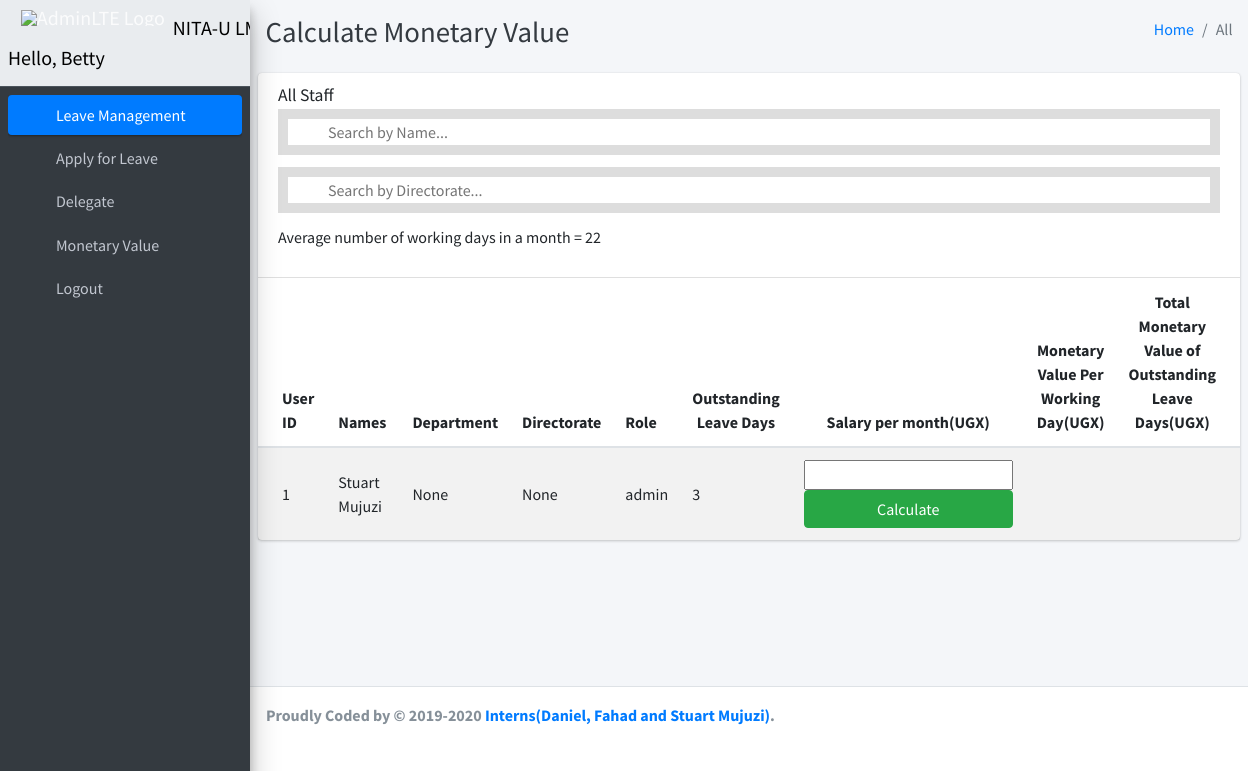
/adminDashboard/monetary_value_selected_employee/1/ (signed in), run on the app's committed database.
### UsersAuth/models.py (models this page shows, shortened)
class Account(AbstractBaseUser, PermissionsMixin):
    email = models.EmailField(verbose_name="email", max_length=60, unique=True)
    first_name = models.CharField(max_length=200, null=False, blank=False)
    last_name = models.CharField(max_length=200, null=False, blank=False)
    department = models.CharField(max_length=1000, null=True, blank=True)
    directorate = models.CharField(max_length=1000, null=True, blank=True)
    role = models.CharField(max_length=200, null=False, blank=False, default='Employee') #There should be only one account with the role Executive Director
    slug = models.SlugField(blank= True, unique=True, default=uuid.uuid4)
    salary = models.IntegerField(null=False, default=0)
    OutstandingLeaveDays = models.IntegerField(null=False, default=0)
    date_joined = models.DateTimeField(verbose_name='date joined', auto_now_add=True)
    last_login = models.DateTimeField(verbose_name='last login', auto_now=True)
    is_line_manager = models.BooleanField(default=False)
    is_director = models.BooleanField(default=False)
    is_executive_director = models.BooleanField(default=False)
    is_admin = models.BooleanField(default=False)
    is_active = models.BooleanField(default=True)
    is_staff = models.BooleanField(default=False)
    is_superuser = models.BooleanField(default=False)
    start_of_month_tracker = models.DateTimeField(auto_now_add=True)
    USERNAME_FIELD = 'email'
    REQUIRED_FIELDS = ['first_name', 'last_name', 'department', 'directorate']
    objects = MyAccountManager()

### adminDashboard/views.py (the view, shortened to what this page needs)
# urls.py: path('monetary_value_selected_employee/<int:pk>/', views.MonetaryValueSelectedEmployee.as_view(), name="monetary_value_selected_employee"),
class MonetaryValueSelectedEmployee(ListView):
    template_name = "adminDashboard/leavemanagement/monetary_value_selected_employee.html"
    def get(self, request, *args, **kwargs):
        account_id = self.kwargs.get('pk')
        selected_employee = get_object_or_404(Account, pk=account_id)
        context = {}
        salary_form = SalaryForm()
        print(account_id)
        print(selected_employee.first_name)
        context['selected_employee'] = selected_employee
        context['salary_form'] = salary_form
        return render(request, self.template_name, context)

### adminDashboard/forms.py
class SalaryForm(forms.ModelForm):
    salary = forms.IntegerField()
    class Meta:
        model = Account
        fields = ['salary']

### adminDashboard/templates/adminDashboard/leavemanagement/monetary_value_selected_employee.html (shortened to what this page needs)
{% extends 'adminDashboard/base.html' %}
{% load static %}
{% block content %}
<div class="content-wrapper">
    <div class="content-header">
        <div class="container-fluid">
            <div class="row mb-2">
                <div class="col-sm-6">
                    <h1 class="m-0 text-dark">Calculate Monetary Value</h1>
                </div>
                <div class="col-sm-6">
                    <ol class="breadcrumb float-sm-right">
                        <li class="breadcrumb-item"><a href="{% url 'adminDashboard:pending' %}">Home</a></li>
                        <li class="breadcrumb-item active">All</li>
                    </ol>
                </div>
            </div>
        </div>
    </div>
    <section class="content">
        <div class="card">
            <div class="card-header">
                <h3 class="card-title" style="padding-right: 20px;">All Staff</h3>
                <div class="card-tools">
                    <button type="button" class="btn btn-tool" data-card-widget="collapse" data-toggle="tooltip"
                            title="Collapse">
                        <i class="fas fa-minus"></i></button>
                    <button type="button" class="btn btn-tool" data-card-widget="remove" data-toggle="tooltip"
                            title="Remove">
                        <i class="fas fa-times"></i></button>
                </div>
                <input type="text" id="searchName" onkeyup="findName()" class="searchBox" placeholder="Search by Name...">
                <input type="text" id="searchDirectorate" onkeyup="findDirectorate()" class="searchBox" placeholder="Search by Directorate...">
            <p>Average number of working days in a month = 22</p>
            </div>
            <div class="card-body p-0">
                <table class="table table-striped projects" id="myTable">
                    <thead>
                    <tr>
                        <th style="width: 5%">
                            User ID
                        </th>
                        <th style="width: 20%">
                            Names
                        </th>
                        <th style="width: 10%">
                            Department
                        </th>
                        <th style="width: 10%">
                            Directorate
                        </th>
                        <th>
                            Role
                        </th>
                        <th style="width: 8%" class="text-center">
                            Outstanding Leave Days
                        </th>
                        <th style="width: 8%" class="text-center">
                            Salary per month(UGX)
                        </th>
                        <th style="width: 8%" class="text-center">
                            Monetary Value Per Working Day(UGX)
                        </th>
                        <th style="width: 8%" class="text-center">
                            Total Monetary Value of Outstanding Leave Days(UGX)
                        </th>
                    </tr>
                    </thead>
                    <tbody>
                    <tr>
                        <td>
                            {{selected_employee.pk}}
                        </td>
                        <td>
                            <a>
                                {{selected_employee.first_name}} {{selected_employee.last_name}}
                            </a>
                        </td>
                        <td>
                            <ul class="list-inline">
                                <li class="list-inline-item">
                                    {{selected_employee.department}}
                                </li>
                            </ul>
                        </td>
                        <td>
                            <ul class="list-inline">
                                <li class="list-inline-item">
                                    {{selected_employee.directorate}}
                                </li>
                            </ul>
                        </td>
                        <td class="project_progress">
                            {{selected_employee.role}}
                        </td>
                        <td class="project_progress">
                            {{selected_employee.OutstandingLeaveDays}}
                        </td>
                        <td class="project_progress" style="width: 8%">
                                <form method="post">
                                {{salary_form.salary}}
                                <button type="submit" class=" btn btn-success btn-block">Calculate</button>
                                </form>
                        </td>
                        <td class="project_progress">
                        </td>
                        <td class="project_progress">
                        </td>
                    </tr>
                    </tbody>
                </table>
            </div>
        </div>
    </section>
</div>
{% endblock content %}

### adminDashboard/templates/adminDashboard/base.html (shortened to what this page needs)
{% load static %}
<!DOCTYPE html>
<html>
<head>
  <link rel="stylesheet" href="https://code.ionicframework.com/ionicons/2.0.1/css/ionicons.min.css">
  <link rel="stylesheet" href="{% static 'adminDashboard/plugins/fontawesome-free/css/all.min.css'%}">
  <link rel="stylesheet" href="{% static 'adminDashboard/plugins/tempusdominus-bootstrap-4/css/tempusdominus-bootstrap-4.min.css'%}">
  <link rel="stylesheet" href="{% static 'adminDashboard/plugins/icheck-bootstrap/icheck-bootstrap.min.css'%}">
  <link rel="stylesheet" href="{% static 'adminDashboard/plugins/jqvmap/jqvmap.min.css'%}">
  <link rel="stylesheet" href="{% static 'adminDashboard/dist/css/adminlte.min.css'%}">
  <link rel="stylesheet" href="{% static 'adminDashboard/plugins/overlayScrollbars/css/OverlayScrollbars.min.css'%}">
  <link rel="stylesheet" href="{% static 'adminDashboard/plugins/daterangepicker/daterangepicker.css'%}">
  <link rel="stylesheet" href="{% static 'adminDashboard/plugins/summernote/summernote-bs4.css'%}">
</head>
<body class="hold-transition sidebar-mini layout-fixed">
<div class="wrapper">
{% load static %}
<aside class="main-sidebar sidebar-dark-primary elevation-4">
    <a href="#" class="brand-link " style="background-color:#E9ECEF;">
        <img src="{% static 'essential/logo.png' %}" alt="AdminLTE Logo" class="brand-image  "
             style="">
        <span class="brand-text font-weight-heavy" style="color:black;">NITA-U LMS</span>
        <div>
            <span class="brand-text font-weight-heavy"
                  style="color:black;">Hello,  {{ request.user.first_name }} </span>
        </div>
    </a>
    <div class="sidebar">
        <nav class="mt-2">
            <ul class="nav nav-pills nav-sidebar flex-column" data-widget="treeview" role="menu" data-accordion="false">
                <li class="nav-item has-treeview">
                    <a href="#" class="nav-link active">
                        <i class="nav-icon fas fa-th"></i>
                        <p>
                            Leave Management
                            <i class="fas fa-angle-left right"></i>
                        </p>
                    </a>
                </li>
                 <li class="nav-item">
                    <a href="{% url 'employeeDashboard:apply' %} " class="nav-link">
                        <i class="nav-icon fas fa-th"></i>
                        <p>
                            Apply for Leave
                        </p>
                    </a>
                </li>
                <li class="nav-item">
                    <a href="{% url 'adminDashboard:delegate' %}" class="nav-link">
                        <i class="nav-icon fas fa-th"></i>
                        <p>
                            Delegate
                        </p>
                    </a>
                </li>
                <li class="nav-item">
                    <a href="{% url 'adminDashboard:monetary_value_all_staff' %}" class="nav-link">
                        <i class="nav-icon fas fa-th"></i>
                        <p>
                            Monetary Value
                        </p>
                    </a>
                </li>
                <li class="nav-item">
                    <a href="{% url 'logout' %}" class="nav-link">
                        <i class="nav-icon fas fa-th"></i>
                        <p>
                            Logout
                        </p>
                    </a>
                </li>
            </ul>
        </nav>
    </div>
</aside>
{% block content %}
{% endblock content %}
</div>
<footer class="main-footer">
    <strong>Proudly Coded by  &copy; 2019-2020 <a href="">Interns(Daniel, Fahad and Stuart Mujuzi)</a>.</strong>
  </footer>
</body>
</html>

### adminDashboard/templates/adminDashboard/leavemanagement/monetary_value_selected_employee.html (style rules this page uses)
.searchBox { background-image: url(/static/essential/search.png); background-position: 0px 12px; background-repeat: no-repeat; background-size: 30px 30px; width: 100%; font-size: 16px; padding-left: 40px !important; border: 10px solid #ddd; margin-bottom: 12px; }

### data on the page
Account: user.first_name "Betty"
Account: pk "1", first_name "Stuart", last_name "Mujuzi", department "None", directorate "None", role "admin", OutstandingLeaveDays "3"
